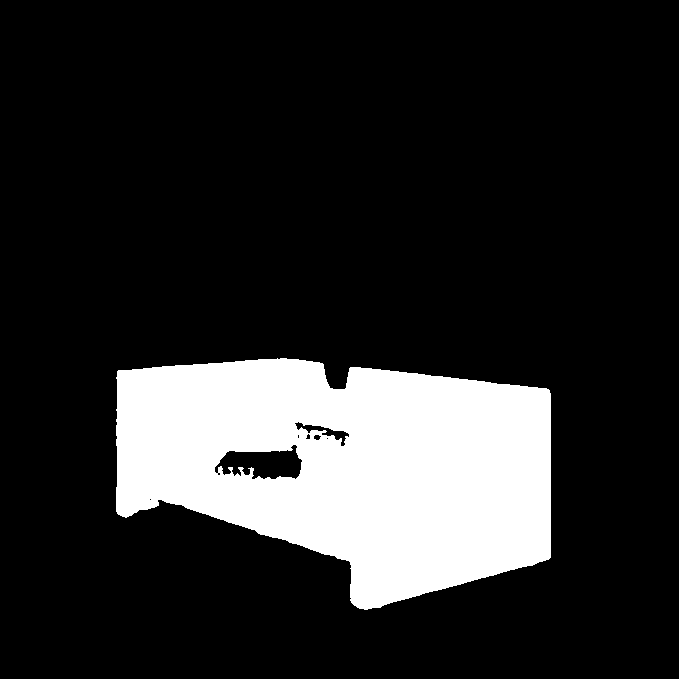
#> input picture results/table_a-63_p25/segmentation_mask.png, 679 x 679 px
$ python test.py
#> lines starting #> are read from the running program, lines starting #| are printed output that depends on the picture; after the words box and inside, x2 and y2 are one past the last pixel; in counts of white or black regions, pixels touching at a corner belong together
import cv2
import numpy as np
import matplotlib.pyplot as plt

# Load the images
chair_image = cv2.imread('table.jpg')
mask = cv2.imread('results/table_a-63_p25/segmentation_mask.png', cv2.IMREAD_GRAYSCALE)
#> mask: shape (679, 679); 16.8% white; 1 white region, box (x1, y1, x2, y2) and area: (116, 358, 551, 610) 77509
new_object = cv2.imread("view_synthesis/segmented_rgba.png@20241016-183629/save/it0-test/0.png")
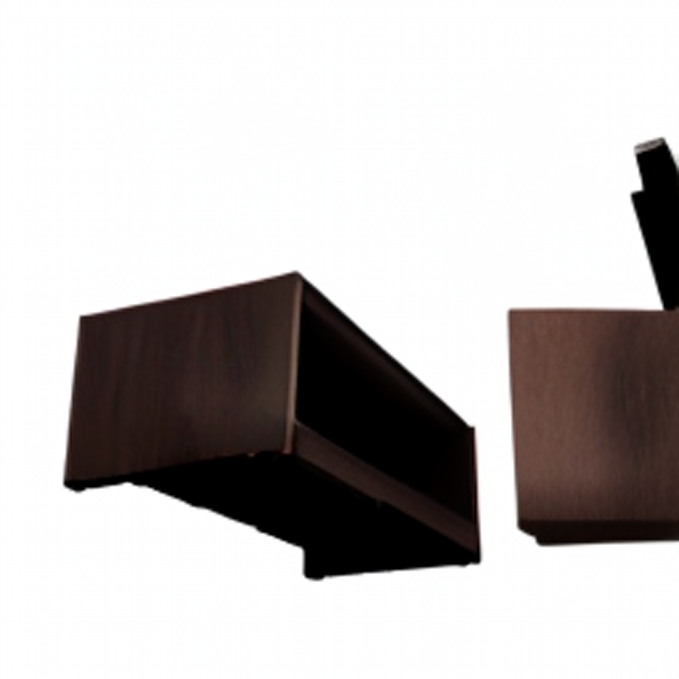
#> input picture view_synthesis/segmented_rgba.png@20241016-183629/save/it0-test/0.png, 679 x 679 px
#> new_object is the input picture: shape (679, 679, 3); mean B, G, R 188.2, 189, 192.5
new_object_mask = cv2.imread('results/table_a-63_p25/pose_rotated_object_mask.png', cv2.IMREAD_GRAYSCALE)  # Provided segmentation mask
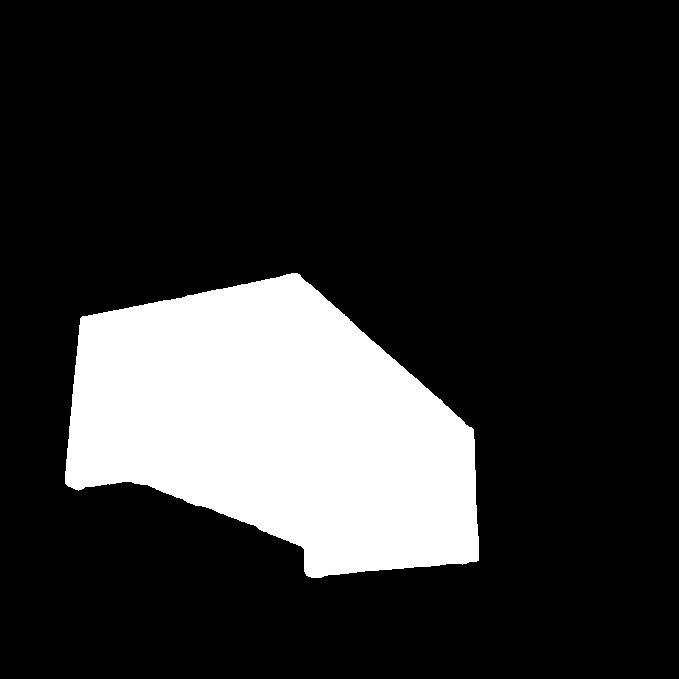
#> input picture results/table_a-63_p25/pose_rotated_object_mask.png, 679 x 679 px
#> new_object_mask: shape (679, 679); 18.6% white; 1 white region, box (x1, y1, x2, y2) and area: (65, 273, 479, 578) 85848

subtracted_mask = cv2.subtract(mask, new_object_mask)
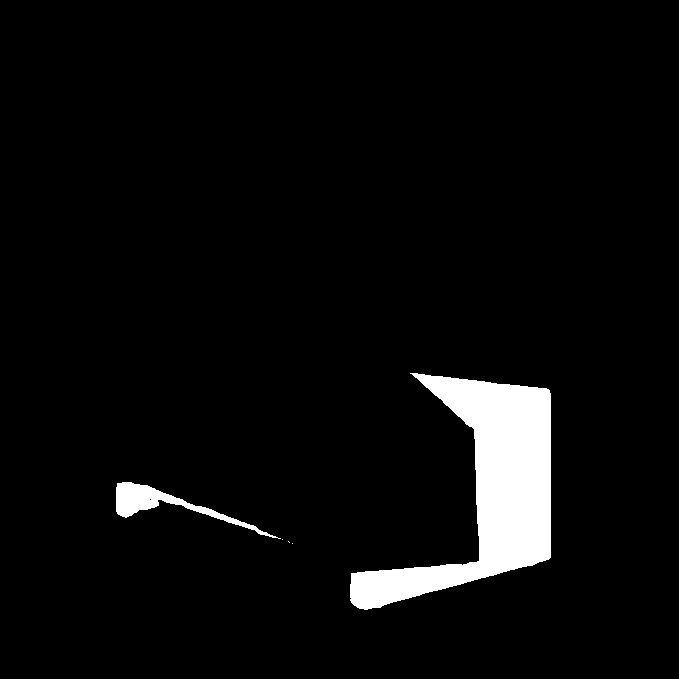
#> subtracted_mask: shape (679, 679); 4.6% white; 5 white regions (3 under 20 px), largest, box (x1, y1, x2, y2) and area: (350, 373, 551, 610) 19139, (116, 482, 281, 539) 1875

combined_mask = cv2.bitwise_or(mask, new_object_mask)
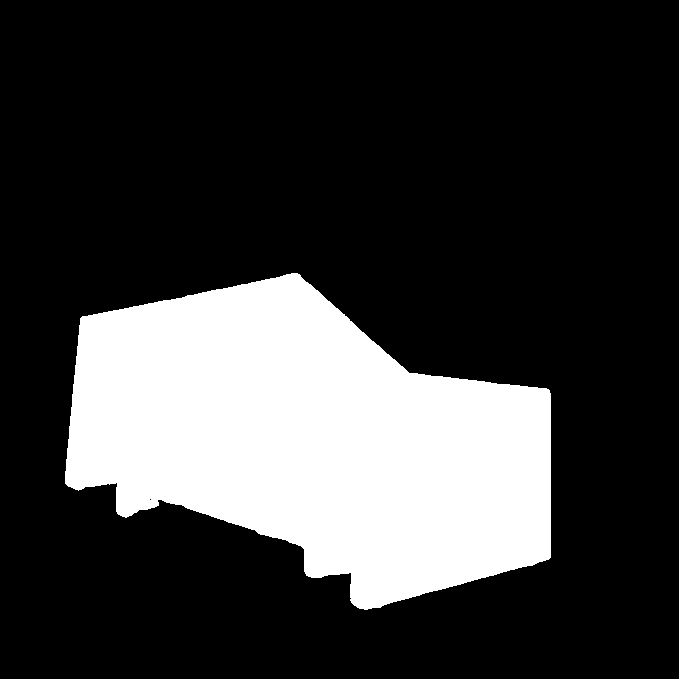
#> combined_mask: shape (679, 679); 23.2% white; 1 white region, box (x1, y1, x2, y2) and area: (65, 273, 551, 610) 106866

# Save the combined mask (optional)
cv2.imwrite("combined_mask.png", combined_mask)

# Step 1: Remove the Chair using the original mask
inverted_mask = cv2.bitwise_not(combined_mask)

# Extract the background using the inverted mask
#> (the run stopped early here; a loop or call above may not have finished)
